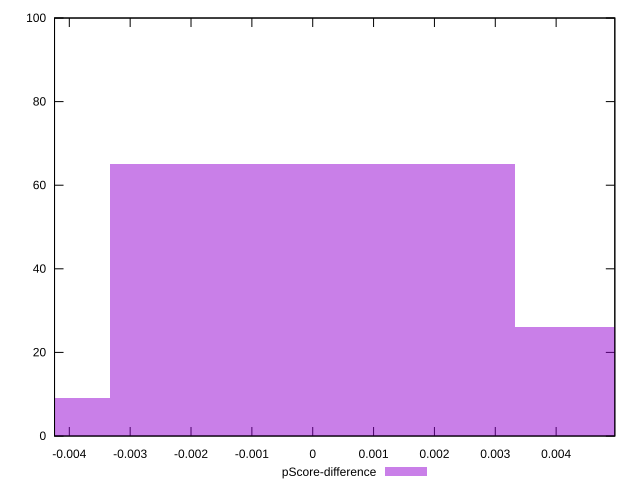

The gnuplot source for this figure:
reset

$pScoreDifference <<EOF
0 65
0.006656356478075572 26
-0.006656356478075572 9
EOF

set key outside below
set boxwidth 0.006656356478075572
set xrange [-0.004242826013934747:0.004964372903314168]
set yrange [0:100]
set trange [0:100]
set style fill transparent solid 0.5 noborder
set terminal svg size 640, 490 enhanced background rgb 'white'
set output "report_00021_2021-02-20T09:16:39.615Z/max-potential-fid/samples/pages+cached/pScore-difference/histogram.svg"

plot $pScoreDifference title "pScore-difference" with boxes

reset
